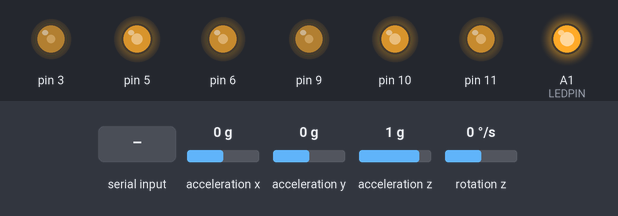
Simulated run of this sketch. Board: Arduino Uno, built with avr-gcc and run on an emulated ATmega328P. Shown: output pins drawn as LEDs (lit = HIGH). Wiring (inferred from the names in the program): MPU-6050 motion sensor at I2C address 0x68. The inputs (shaded band) are chosen by the test bench; at power-on: acceleration x 0 g, acceleration y 0 g, acceleration z 1 g, rotation z 0 °/s. What the sketch prints to the serial monitor is not drawn.

Above: at 18.2 s.
18.3 s: acceleration x set to 0.2 g
At 18.46 s:
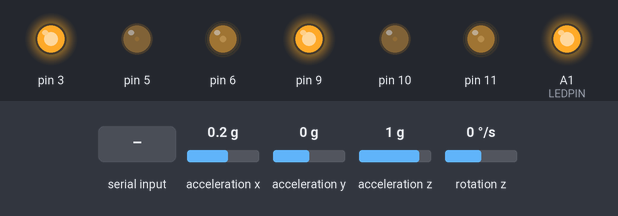
21.3 s: "30,150\n" received over Serial
At 22.65 s:
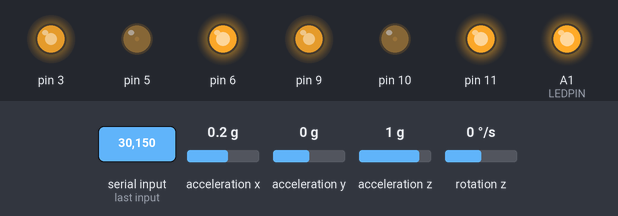
Timing chart, 0 to 33.5 s (numbered marks = the images above; inputs shaded):
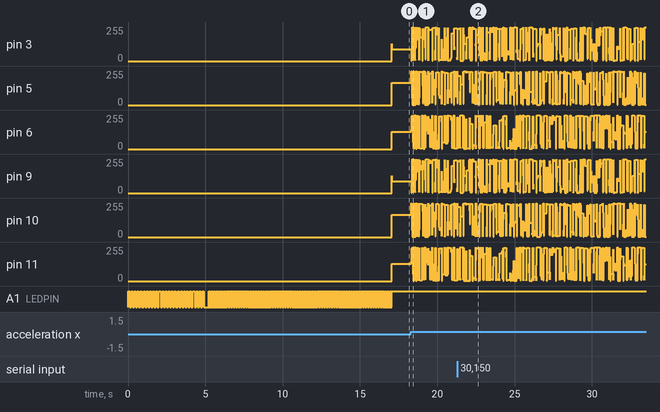

Measured:
- the behaviour switches between 0 and 0.1 g on acceleration x (found by bisection; images 0 and 1)

The sketch:

benBGC_V1.ino
```cpp
/* Controls a 1D self-balancing robot.
 * Adapted from "Bal_Code_v8_with_bluetooth_working_SVPWM" By Matt_M
 * online at http://www.instructables.com/id/Brushless-Gimbal-Balancing-Robot/
 * Note: All comments involving "Ben" in code refers to "Ben Ma" unless otherwise
 * noted.
 */

const int CALIBRATION_STEPS = 1024; //adjust for shorter or longer calibration period

#pragma GCC optimize ("3")


//main loop--------------------------------------------------------
#define LEDPIN   A1

bool power = false;            //run when power is true

uint16_t freqCounter = 0;
uint16_t oldfreqCounter = 0;
uint16_t loop_time = 0;         //how fast is the main loop running

//Battery stuff---------------------------------------------------
uint16_t Bat_Voltage = 0;
bool Bat_Discharged = false;      //true when (Bat_Voltage < dischargeVoltage)

#define dischargeVoltage  3*3.0*50.76    //number of cells * lipo cell discharged voltage / ((5/1023)*(13.3/3.3))
#define resetVoltage  3*3.7*50.76        //voltage to reset Bat_Discharged to false


//angle calculations from MPU-6050--------------------------------------------------
#include <Wire.h>

#define MPU6050 0x68              //Device address
#define ACCEL_CONFIG 0x1C         //Accelerometer configuration address
#define GYRO_CONFIG 0x1B          //Gyro configuration address

//Registers: Accelerometer, Temp, Gyroscope
#define ACCEL_XOUT_H 0x3B
#define ACCEL_XOUT_L 0x3C
#define ACCEL_YOUT_H 0x3D
#define ACCEL_YOUT_L 0x3E
#define ACCEL_ZOUT_H 0x3F
#define ACCEL_ZOUT_L 0x40
#define TEMP_OUT_H 0x41
#define TEMP_OUT_L 0x42
#define GYRO_XOUT_H 0x43
#define GYRO_XOUT_L 0x44
#define GYRO_YOUT_H 0x45
#define GYRO_YOUT_L 0x46
#define GYRO_ZOUT_H 0x47
#define GYRO_ZOUT_L 0x48

#define PWR_MGMT_1 0x6B
#define PWR_MGMT_2 0x6C


//Sensor output scaling
#define accSens 0             // 0 = 2g, 1 = 4g, 2 = 8g, 3 = 16g
#define gyroSens 1            // 0 = 250rad/s, 1 = 500rad/s, 2 1000rad/s, 3 = 2000rad/s


int16_t  AcX, AcY, GyZ;

//IMU offset values
int16_t  AcX_offset = 0;
int16_t  AcY_offset = 0;
int16_t  GyZ_offset = 0;
int32_t  GyZ_offset_sum = 0;

int32_t GyZ_filter[32];
uint8_t filter_count = 0;
int32_t  GyZ_F;
float robot_angle;
float Acc_angle;            //angle calculated from acc. measurments

bool vertical = false;      //is the robot vertical enough to run (disabled right now -Ben)

bool GyZ_filter_on = true;  //apply simple average filter to Z gyro reading


#define Gyro_amount 0.996   //percent of gyro in complementary filter T/(T+del_t) del_t: sampling rate, T acc. timeconstant ~1s


//motor control-------------------------------------------------------
#define PWM_A_MOTOR1 OCR2A
#define PWM_B_MOTOR1 OCR1B
#define PWM_C_MOTOR1 OCR1A

#define PWM_A_MOTOR0 OCR0A
#define PWM_B_MOTOR0 OCR0B
#define PWM_C_MOTOR0 OCR2B

// Space Vector PWM lookup table
// using uint8_t overflow for stepping
int8_t pwmSinMotor[] = {0,  5,  10, 16, 21, 27, 32, 37, 43, 48, 53, 59, 64, 69, 74, 79, 84, 89, 94, 99, 104,  109,
111,  112,  114,  115,  116,  118,  119,  120,  121,  122,  123,  123,  124,  125,  125,  126,  126,  126,  127,
127,  127,  127,  127,  127,  126,  126,  126,  125,  125,  124,  123,  123,  122,  121,  120,  119,  118,  116,
115,  114,  112,  111,  110,  112,  113,  114,  116,  117,  118,  119,  120,  121,  122,  123,  124,  124,  125,
125,  126,  126,  126,  127,  127,  127,  127,  127,  126,  126,  126,  125,  125,  124,  124,  123,  122,  121,
120,  119,  118,  117,  116,  114,  113,  112,  110,  106,  101,  97, 92, 87, 82, 77, 72, 66, 61, 56, 51, 45, 40,
35, 29, 24, 18, 13, 8,  2,  -2, -8, -13,  -18,  -24,  -29,  -35,  -40,  -45,  -51,  -56,  -61,  -66,  -72,  -77,
-82,  -87,  -92,  -97,  -101, -106, -110, -112, -113, -114, -116, -117, -118, -119, -120, -121, -122, -123, -124,
-124, -125, -125, -126, -126, -126, -127, -127, -127, -127, -127, -126, -126, -126, -125, -125, -124, -124, -123,
-122, -121, -120, -119, -118, -117, -116, -114, -113, -112, -110, -111, -112, -114, -115, -116, -118, -119, -120,
-121, -122, -123, -123, -124, -125, -125, -126, -126, -126, -127, -127, -127, -127, -127, -127, -126, -126, -126,
-125, -125, -124, -123, -123, -122, -121, -120, -119, -118, -116, -115, -114, -112, -111, -109, -104, -99,  -94,
-89,  -84,  -79,  -74,  -69,  -64,  -59,  -53,  -48,  -43,  -37,  -32,  -27,  -21,  -16,  -10,  -5, 0};

uint16_t MotorPower = 120; // 0 to 255, 255==100% power

uint8_t idl_motor_power = 80;

//motor numbers
#define L_Motor 0
#define R_Motor 1

//motor pole angle, 0->255 overflow to loop after >>8 shift
uint16_t R_MotorStep = 0;
uint16_t L_MotorStep = 0;


float robot_speed;


// speed of motors, -127 to 127
int16_t R_Speed = 0;
int16_t L_Speed = 0;


//PID stuff---------------------------------------------------------------
int32_t robot_position = 0; //offset from corect position


//loop tuning values
#define kc 0.0002           //position feedback gain, (reposition robot after disturbance)0.0002
#define kv 0.02             //velocity feedback gain 0.02
#define kp 0.2              //angle gain 0.2
#define kd 0.025/(2*0.004) //angle velocity gain 0.025

#define PID_out_max 100
#define PID_out_min -100

float PID_in, last_PID_in, Last_last_PID_in, PID_out;


//AAAAAAAAAAAAAAAAAAAAAAAAAAAAAAAAAAAAAAAAAAAAAAAAAAAAAAAAAAAAAAAAAAAAAAAAAAAAAAAAAAAA
//------------------------------------------------------------------------------------
//------------ (o.o) (Ishan in the county jail for public disruption)-----------------
//------------------------------------------------------------------------------------
//AAAAAAAAAAAAAAAAAAAAAAAAAAAAAAAAAAAAAAAAAAAAAAAAAAAAAAAAAAAAAAAAAAAAAAAAAAAAAAAAAAAA

void setup()
{
  pinMode (LEDPIN, OUTPUT);

  // Start Serial Port
  Serial.begin(230400);
  Serial.println("Bal_Code_v8_with_bluetooth_working_SVPWM" );
  Serial.println("place robot on front or back side within 5sec. of power for gyroscope calibration");

  for (int i = 0; i < 50; i++)
  {
    digitalWrite(LEDPIN, !digitalRead(LEDPIN));
    delay (100);
  }

  //setup robot angle calculation
  Serial.println("calibrating gyroscope...........");
  angle_setup();

  //test battery voltage
  battery_test();
  Serial.print("Battery voltage = " );
  Serial.println(Bat_Voltage * 0.019698);


  //Setup brushless motor Controller
  Bl_Setup();
  Serial.println("place robot vertical to run");

  while (Serial.available())  Serial.read();        // empty RX buffer
}


void loop()
{
  Serial.println("top of loop");
  //run main loop every ~4ms
  if ((freqCounter & 0x07f) == 0)
  {
    // record when loop starts
    oldfreqCounter = freqCounter;

    //calculate angle of robot
    angle_calc();
    PID_and_motor_comd();

    //calculate loop time
    if (freqCounter > oldfreqCounter)
    {
      if (loop_time < (freqCounter - oldfreqCounter)) loop_time = freqCounter - oldfreqCounter;
    }

  }
}


//--------------------------------------------------------------------------------------
//angle PID calculation and motor command signal generation-----------------------------
//--------------------------------------------------------------------------------------
void PID_and_motor_comd()
{
    //calculate loop output, try to set robot_angle (error) to zero
    PID_in = robot_angle;

    float dInput = (3 * PID_in - 4 * last_PID_in + Last_last_PID_in); //robot angle derivative
    Last_last_PID_in = last_PID_in;
    last_PID_in = PID_in;

    PID_out = kp * PID_in + kd * dInput + kc * robot_position + kv * robot_speed;  //add loop components with gain
    //ben comment: kp is P, kd is D, and kc and kv together look like a sub for I
    //also ben comment: PID_out controls the motor output directly

    if (PID_out > PID_out_max) PID_out = PID_out_max;
    else if (PID_out < PID_out_min) PID_out = PID_out_min;


    robot_speed += PID_out; //integrate acceleration for velocity

    //robot_position += robot_speed  - 1.5 * resp_rate * joyY; //integrate velocity for displacement and add offset to move robot
    robot_position += robot_speed; //this version doesn't need bluetooth stuff

    R_Speed = robot_speed;
    L_Speed = robot_speed;

    //adjust motors to turn robot
    //NO.  BAD 2D MOTION ATTEMPT. BAD BOY. -Ben
    /*
    rot_Speed = - 0.3 * joyX;
    R_Speed += rot_Speed;
    L_Speed -= rot_Speed;
    */

    //ajust motor power with respect to needed acc. and velocity
    if (PID_out >= 0 ) MotorPower = (idl_motor_power + PID_out * 100) * (0.000035 * robot_speed * robot_speed + 1);
    if (PID_out < 0 ) MotorPower = (idl_motor_power - PID_out * 100) * (0.000035 * robot_speed * robot_speed + 1);

    if (MotorPower > 255) MotorPower = 255;

    //run motors
    MoveMotors(R_Motor, (uint8_t)(R_MotorStep >> 8), MotorPower);
    MoveMotors(L_Motor, (uint8_t)(L_MotorStep >> 8), MotorPower);

}


//--------------------------------------------------------------------
//Motor control stuff-------------------------------------------------
//--------------------------------------------------------------------
void Bl_Setup()
{
  pinMode(3, OUTPUT);
  pinMode(5, OUTPUT);
  pinMode(6, OUTPUT);
  pinMode(9, OUTPUT);
  pinMode(10, OUTPUT);
  pinMode(11, OUTPUT);

  digitalWrite(LEDPIN, HIGH);

  cli();//stop interrupts

  //timer setup for 31.250KHZ phase correct PWM
  TCCR0A = 0;
  TCCR0B = 0;
  TCCR0A = _BV(COM0A1) | _BV(COM0B1) | _BV(WGM00);
  TCCR0B = _BV(CS00);
  TCCR1A = 0;
  TCCR1B = 0;
  TCCR1A = _BV(COM1A1) | _BV(COM1B1) | _BV(WGM10);
  TCCR1B = _BV(CS10);
  TCCR2A = 0;
  TCCR2B = 0;
  TCCR2A = _BV(COM2A1) | _BV(COM2B1) | _BV(WGM20);
  TCCR2B = _BV(CS20);

  // enable Timer 1 interrupt
  TIMSK1 = 0;
  TIMSK1 |= _BV(TOIE1);
  // disable arduino standard timer interrupt
  TIMSK0 &= ~_BV(TOIE1);

  sei(); // Start Interrupt

  //turn off all PWM signals
  OCR2A = 0;  //11  APIN
  OCR2B = 0;  //D3
  OCR1A = 0;  //D9  CPIN
  OCR1B = 0;  //D10 BPIN
  OCR0A = 0;  //D6
  OCR0B = 0;  //D5

  // switch off PWM Power
  motorPowerOff();
}


// switch off motor power
void motorPowerOff() {
  MoveMotors(L_Motor, 0, 0);
  MoveMotors(R_Motor, 0, 0);
}


void MoveMotors(uint8_t motorNumber, uint8_t posStep, uint16_t power)
{
  uint16_t pwm_a;
  uint16_t pwm_b;
  uint16_t pwm_c;

  // lookup sine values from table with 120deg. offsets
  pwm_a = pwmSinMotor[(uint8_t)posStep];
  pwm_b = pwmSinMotor[(uint8_t)(posStep + 85)];
  pwm_c = pwmSinMotor[(uint8_t)(posStep + 170)];

  // scale motor power
  pwm_a = power * pwm_a;
  pwm_a = pwm_a >> 8;
  pwm_a += 128;

  pwm_b = power * pwm_b;
  pwm_b = pwm_b >> 8;
  pwm_b += 128;

  pwm_c = power * pwm_c;
  pwm_c = pwm_c >> 8;
  pwm_c += 128;

  // set motor pwm variables
  if (motorNumber == 0)
  {
    PWM_A_MOTOR0 = (uint8_t)pwm_a;
    PWM_B_MOTOR0 = (uint8_t)pwm_b;
    PWM_C_MOTOR0 = (uint8_t)pwm_c;
  }

  if (motorNumber == 1)
  {
    PWM_A_MOTOR1 = (uint8_t)pwm_a;
    PWM_B_MOTOR1 = (uint8_t)pwm_b;
    PWM_C_MOTOR1 = (uint8_t)pwm_c;
  }
}


//-----------------------------------------------------------------
//battery stuff----------------------------------------------------
//-----------------------------------------------------------------
void battery_test()
{
  Bat_Voltage = analogRead(A2);

  if (Bat_Voltage < dischargeVoltage)
  {
    Bat_Discharged = true;
    digitalWrite(LEDPIN, HIGH);    //LED on when battery discharged
  }
  else
  {
    if (Bat_Voltage > resetVoltage) Bat_Discharged = false;

    if (Bat_Discharged == false) digitalWrite(LEDPIN, !digitalRead(LEDPIN));  //flash LED on/off every 2sec when battery charged
  }
}


//------------------------------------------------------------------
//Robot angle calculations------------------------------------------
//------------------------------------------------------------------

void writeTo(byte device, byte address, byte value) {
  Wire.beginTransmission(device);
  Wire.write(address);
  Wire.write(value);
  Wire.endTransmission(true);
}


//setup MPU6050
void angle_setup()
{
  Wire.begin();
  delay (100);
  writeTo(MPU6050, PWR_MGMT_1, 0);
  writeTo(MPU6050, ACCEL_CONFIG, accSens << 3); // Specifying output scaling of accelerometer
  writeTo(MPU6050, GYRO_CONFIG, gyroSens << 3); // Specifying output scaling of gyroscope
  delay (100);

  // calc Z gyro offset by averaging CALIBRATION_STEPS values
  // Note: if you want to reduce calibration time, reduce CALIBRATION_STEPS at top
  if (GyZ_filter_on == true)
  {
    GyZ_filter_on = false;
    for (int i = 0; i < CALIBRATION_STEPS; i++)
    {
      angle_calc();
      Serial.println(GyZ);
      GyZ_offset_sum += GyZ;
      digitalWrite(LEDPIN, !digitalRead(LEDPIN));
      delay (10);
    }
    GyZ_filter_on = true;
  }
  else
  {
    for (int i = 0; i < CALIBRATION_STEPS; i++)
    {
      angle_calc();
      Serial.println(GyZ);
      GyZ_offset_sum += GyZ;
      digitalWrite(LEDPIN, !digitalRead(LEDPIN));
      delay (10);
    }
  }
  GyZ_offset = GyZ_offset_sum >> 10;
  Serial.print("GyZ offset value = ");
  Serial.println(GyZ_offset);
}


//calculate robot tilt angle
void angle_calc()
{
  // read raw accel/gyro measurements from device
  Wire.beginTransmission(MPU6050);
  Wire.write(0x3B);                  // starting with register 0x3B (ACCEL_XOUT_H)
  Wire.endTransmission(false);
  Wire.requestFrom(MPU6050, 4, true);  // request a total of 4 registers
  AcX = Wire.read() << 8 | Wire.read(); // 0x3B (ACCEL_XOUT_H) & 0x3C (ACCEL_XOUT_L)
  AcY = Wire.read() << 8 | Wire.read(); // 0x3D (ACCEL_YOUT_H) & 0x3E (ACCEL_YOUT_L)

  Wire.beginTransmission(MPU6050);
  Wire.write(0x47);
  Wire.endTransmission(false);
  Wire.requestFrom(MPU6050, 2, true);  // request a total of 2 registers
  GyZ = Wire.read() << 8 | Wire.read(); // 0x47 (GYRO_ZOUT_H) & 0x48 (GYRO_ZOUT_L)

  if (GyZ_filter_on == true)
  {
    // simple low pass filter on gyro
    GyZ_filter[filter_count] = GyZ;

    filter_count++;

    if (filter_count > 15) filter_count = 0;

    GyZ_F = 0;
    for (int i = 0; i < 16; i++)
    {
      GyZ_F += GyZ_filter[i];
      GyZ = GyZ_F >> 4;
    }
  }

  // add mpu6050 offset values
  AcX += AcX_offset;
  AcY += AcY_offset;
  GyZ += GyZ_offset;

  //use complementary filter to calculate robot angle
  robot_angle += GyZ * 6.07968E-5;                      //integrate gyroscope to get angle       * 0.003984 (sec) / 65.536 (bits / (deg/sec))
  Acc_angle =  atan2(AcY, -AcX) * 57.2958;              //angle from acc. values       * 57.2958 (deg/rad)
  robot_angle = robot_angle * Gyro_amount + Acc_angle * (1.0 - Gyro_amount);

  //check if robot is vertical
  if (robot_angle > 50 || robot_angle < -50) vertical = false;
  if (robot_angle < 1 && robot_angle > -1) vertical = true;
}


//--------------------------------------------------------------
// code loop timing---------------------------------------------
//--------------------------------------------------------------
// minimize interrupt code length
// is called every 31.875us (510 clock cycles)  ???????
ISR( TIMER1_OVF_vect )
{
  //every 32 count of freqCounter ~1ms
  freqCounter++;

  if ((freqCounter & 0x01) == 0)
  {
    R_MotorStep += R_Speed;
    L_MotorStep += L_Speed;
  }
}
```
